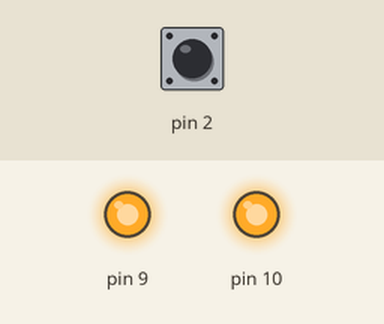
This program was run on a simulated Arduino Nano, built with avr-gcc and run on an emulated ATmega328P. On the bench: output pins drawn as LEDs (lit = HIGH). The inputs (shaded band) are chosen by the test bench; at power-on: pin 2 HIGH. What the program prints to the serial monitor is not drawn.

Above: at 0.1 s.
Timing chart, 0 to 1.6 s (numbered marks = the images above):
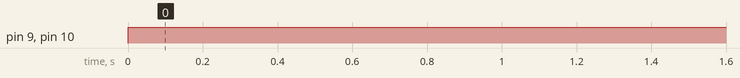

The program:

main.cpp
```cpp
#include <Arduino.h>

#include <Encoder.hpp>
#include <Motor.hpp>
#include <PIDController.hpp>

#define MOT1PWM 9 // PIN 9 is a PWM pin
#define MOT1DIR 10
mtrn3100::Motor motor(MOT1PWM,MOT1DIR);

#define EN_A 2 // PIN 2 is an interupt
#define EN_B 4
mtrn3100::Encoder encoder(EN_A, EN_B);

mtrn3100::PIDController new_controller(5000,0,1000);


void setup() {
  Serial.begin(9600);
  new_controller.zeroAndSetTarget(encoder.getRotationRadians(), PI);

  encoder.resetCount();
}

void loop() {
  float angle = encoder.getRotationRadians();

  float u = new_controller.compute(angle);

  motor.setPWM((int16_t)u);

  Serial.println(angle);

  delay(10);
}
```

Measured:
- by itself, pin 9, pin 10: LOW → HIGH at 0.00 s
